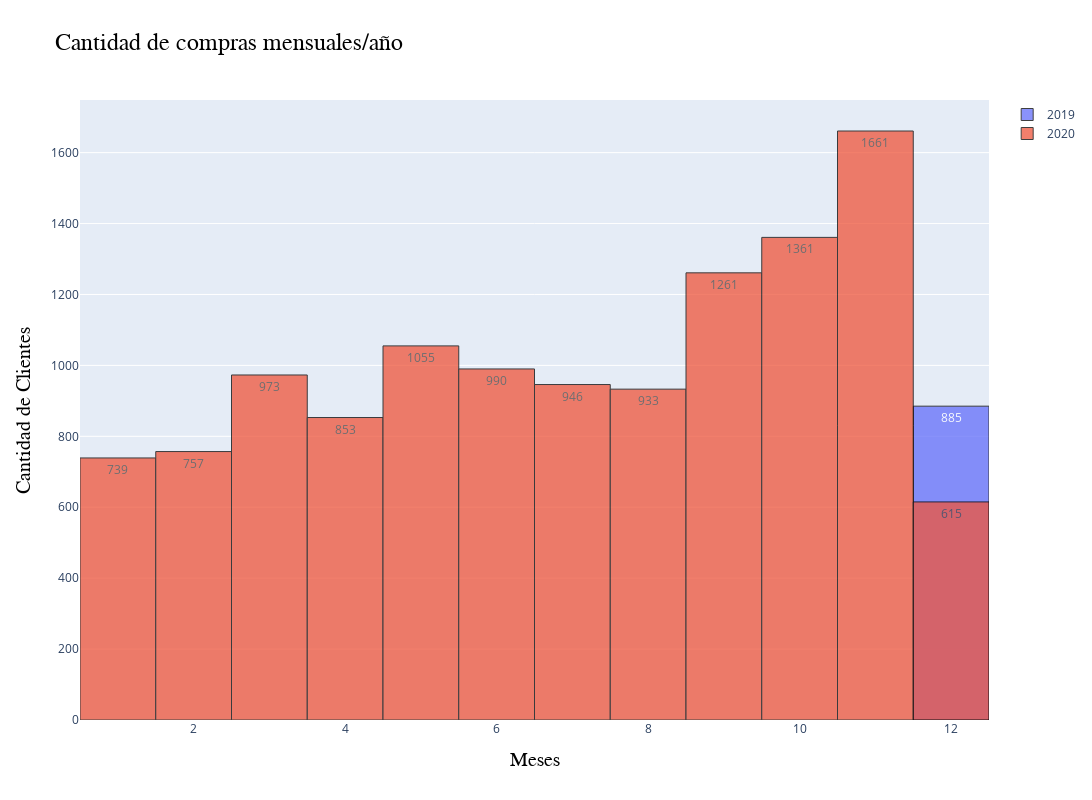

The notebook cell saved with this chart:
### Code cell
# Filtramos los datos por años para luego generar el histograma
group_1= total[total['years']== 2019]
group_2= total[total['years']== 2020]

fig = go.Figure()
fig.add_trace(go.Histogram(x=group_1['months'], name= '2019', texttemplate="%{y}", marker_line_color='black', marker_line_width=1))
fig.add_trace(go.Histogram(x=group_2['months'], name= '2020', texttemplate="%{y}", marker_line_color='black', marker_line_width=1))
fig.update_layout(
    title_text='Cantidad de compras mensuales/año', # título del gráfico
    xaxis_title_text='Meses', # título del eje x
    yaxis_title_text='Cantidad de Clientes', # título del eje y
    title={
        'font': {'size': 24, 'family': 'Arial', 'color': 'black'}
    },
    xaxis={
        'title': {'font': {'size': 20, 'family': 'Arial', 'color': 'black'}}
    },
    yaxis={
        'title': {'font': {'size': 20, 'family': 'Arial', 'color': 'black'}}
    },
    width=1200,
    height=800,
    barmode='overlay'
)

fig.update_traces(opacity=0.75)
fig.show()

### Figure 1 — Plotly figure (JSON) as saved in the notebook; plotly's stock layout.template omitted (floating-point values rounded to 4 significant figures; data arrays with more than 128 entries replaced by an {"elided": "..."} marker saying what was removed)
{"data": [{"marker": {"line": {"color": "black", "width": 1}}, "name": "2019", "opacity": 0.75, "texttemplate": "%{y}", "type": "histogram", "x": {"elided": "885 int values"}}, {"marker": {"line": {"color": "black", "width": 1}}, "name": "2020", "opacity": 0.75, "texttemplate": "%{y}", "type": "histogram", "x": {"elided": "12144 int values"}}], "layout": {"barmode": "overlay", "height": 800, "title": {"font": {"color": "black", "family": "Arial", "size": 24}, "text": "Cantidad de compras mensuales/año"}, "width": 1200, "xaxis": {"title": {"font": {"color": "black", "family": "Arial", "size": 20}, "text": "Meses"}}, "yaxis": {"title": {"font": {"color": "black", "family": "Arial", "size": 20}, "text": "Cantidad de Clientes"}}}}
